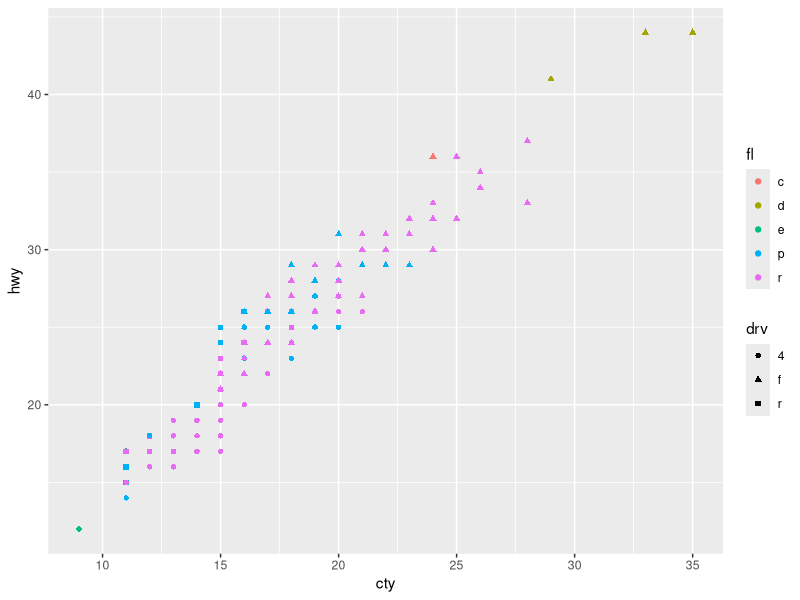
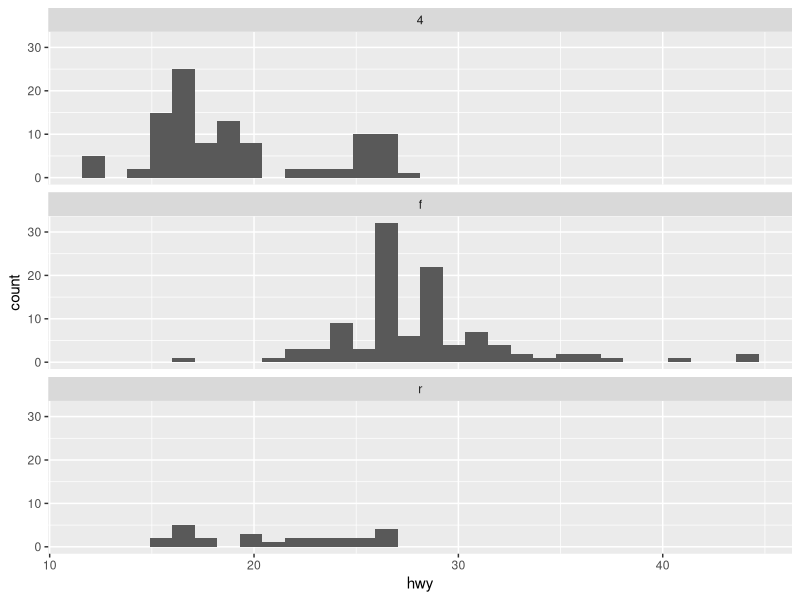
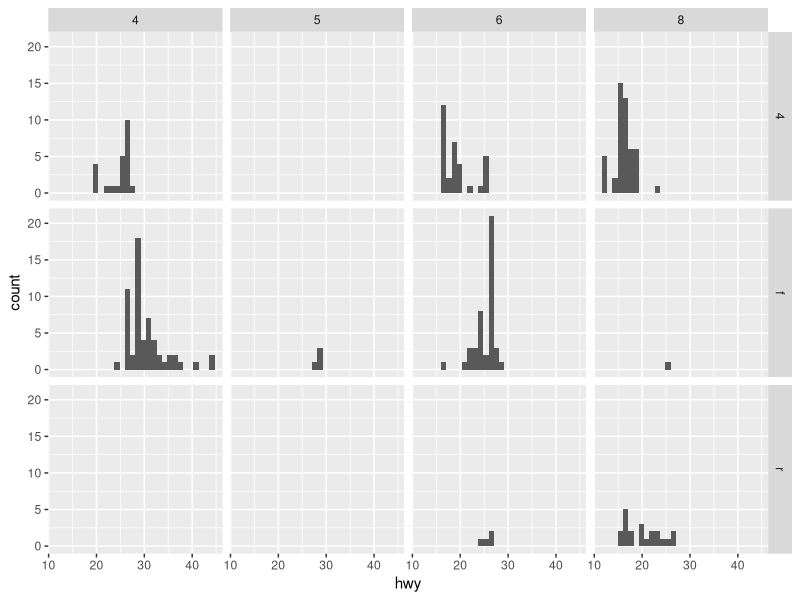
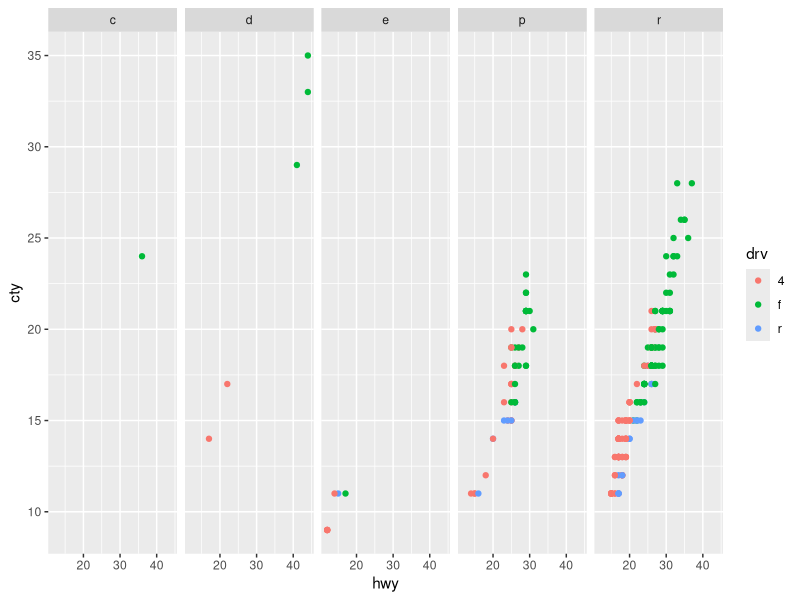

These figures' R source, in order:
# week 6 Kabacoff Ch.6 Multivariate Graphs

# grouping ----

library(ggplot2)

ggplot(mpg, aes(x = cty, y = hwy,
                color = fl, shape = drv)) +
  geom_point()

# faceting ----

ggplot(mpg, aes(x = hwy)) +
  geom_histogram() +
  facet_wrap(~drv, ncol = 1) # number of columns of graphs

ggplot(mpg, aes(x = hwy)) +
  geom_histogram() +
  facet_grid(drv~cyl)

# grouping and faceting ----

ggplot(mpg, aes(x = hwy, y = cty, color = drv)) +
  geom_point() +
  facet_wrap(~fl, ncol = 5)
